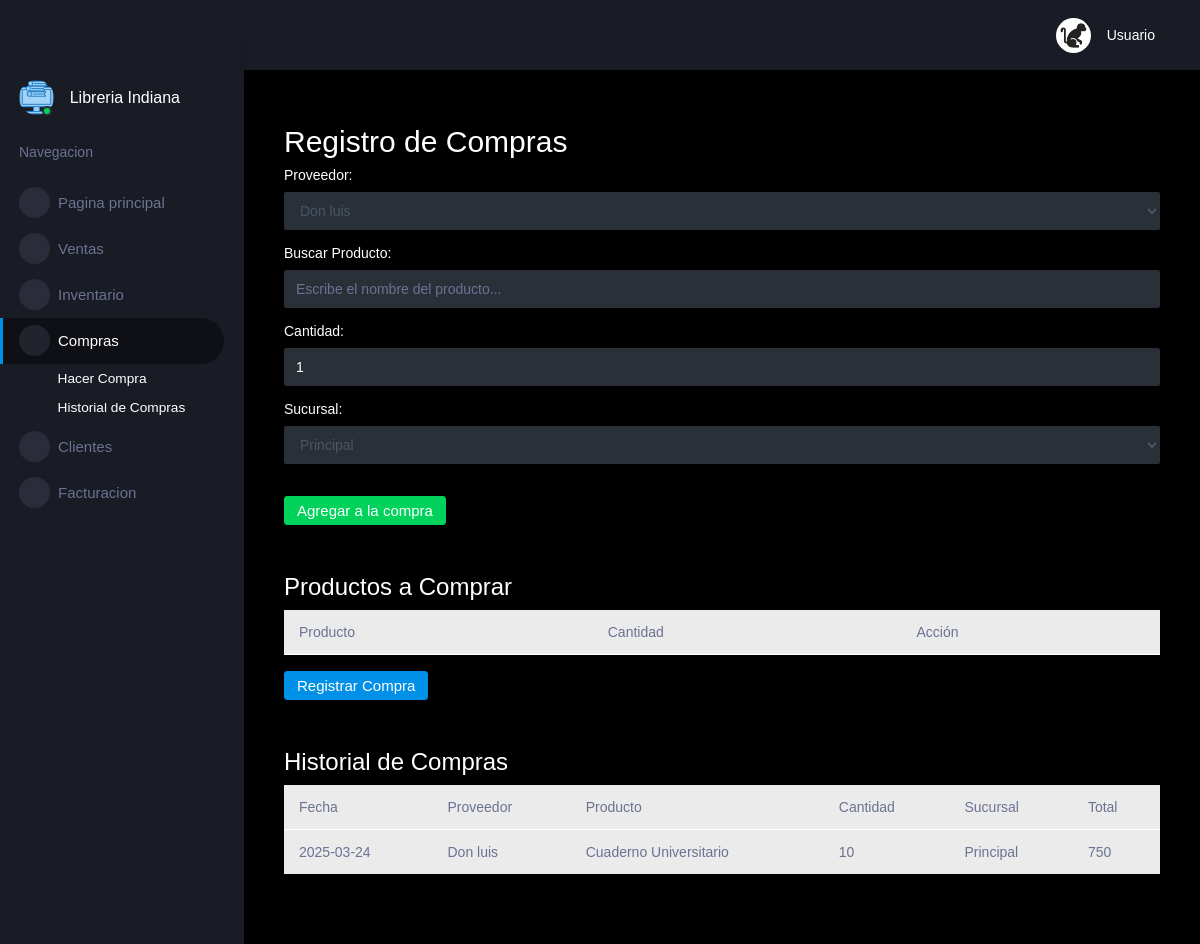
Before: /compras with the older database file.
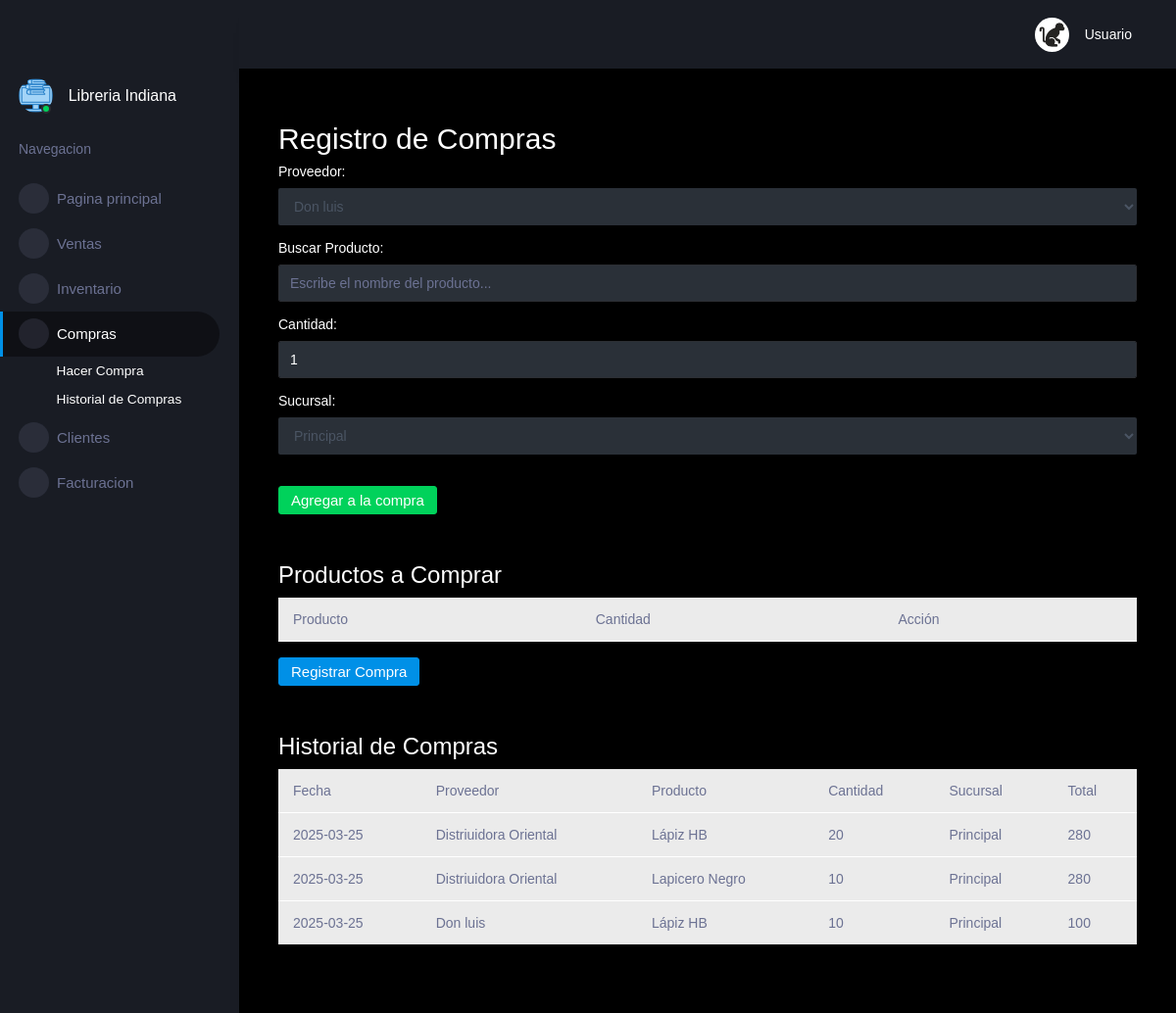
After: the same page with the newer database file.
### tables this page shows
CREATE TABLE Detalle_Compra (
    IDDetalleCompra INTEGER PRIMARY KEY AUTOINCREMENT,
    IDCompra INTEGER,
    IDProducto INTEGER,
    IDProveedor INTEGER,
    IDSucursal INTEGER,
    Cantidad DECIMAL,
    Subtotal DECIMAL,
    FOREIGN KEY (IDCompra) REFERENCES Compra(IDCompra),
    FOREIGN KEY (IDProducto) REFERENCES Producto(IDProducto),
    FOREIGN KEY (IDProveedor) REFERENCES Proveedor(IDProveedor),
    FOREIGN KEY (IDSucursal) REFERENCES Sucursal(IDSucursal)
);

CREATE TABLE Compra (
    IDCompra INTEGER PRIMARY KEY AUTOINCREMENT,
    Fecha DATETIME,
    Total DECIMAL NOT NULL
);

CREATE TABLE Proveedor (
    IDProveedor INTEGER PRIMARY KEY AUTOINCREMENT,
    Nombre TEXT NOT NULL,
    Telefono TEXT,
    Email TEXT,
    DireccionCompleta TEXT
);

CREATE TABLE Producto (
    IDProducto INTEGER PRIMARY KEY AUTOINCREMENT,
    IDCategoria INTEGER,
    Nombre TEXT NOT NULL,
    Descripcion TEXT,
    Precio DECIMAL,
    ImagenURL TEXT, -- Campo agregado para la URL de la imagen
    FOREIGN KEY (IDCategoria) REFERENCES Categoria(IDCategoria)
);

CREATE TABLE Sucursal (
    IDSucursal INTEGER PRIMARY KEY AUTOINCREMENT,
    Nombre TEXT NOT NULL,
    Direccion TEXT,
    Telefono TEXT
);

### app.py (the view)
@app.route("/compras", methods=["GET", "POST"])
def compras():
    db = get_db_connection()  # Usamos get_db_connection() para obtener la conexión
    if request.method == "POST":
        data = request.get_json()  # Esto obtiene los datos como JSON
        proveedor_id = data.get("proveedor")  # Extrae el ID del proveedor
        productos = data.get("productos")  # Extrae la lista de productos
        sucursal_id = data.get("sucursal")  # Obtener el ID de la sucursal desde el formulario
        if not productos:
            return jsonify({"message": "No se han agregado productos a la compra."}), 400
        try:
            db.execute('BEGIN')  # Comienza una transacción explícita
            fecha_actual = datetime.now().strftime("%Y-%m-%d")
            total_compra = 0
            for producto in productos:
                cursor = db.cursor()
                cursor.execute("SELECT Precio FROM Producto WHERE IDProducto = ?", (producto['IDProducto'],))
                producto_data = cursor.fetchone()
                if not producto_data:
                    db.execute('ROLLBACK')  # Si no se encuentra un producto, revertir transacción
                    return jsonify({"message": f"Producto con ID {producto['IDProducto']} no encontrado."}), 404
                precio = producto_data[0]
                subtotal = precio * int(producto['Cantidad'])
                total_compra += subtotal
            cursor.execute("INSERT INTO Compra (Fecha, Total) VALUES (?, ?)", (fecha_actual, total_compra))
            db.commit()
            cursor.execute("SELECT last_insert_rowid()")
            compra_id = cursor.lastrowid  # Obtiene el último ID insertado de manera más segura
            for producto in productos:
                cursor.execute(
                    "INSERT INTO Detalle_Compra (IDCompra, IDProducto, IDProveedor, IDSucursal, Cantidad, Subtotal) VALUES (?, ?, ?, ?, ?, ?)",
                    (compra_id, producto['IDProducto'], proveedor_id, sucursal_id, producto['Cantidad'], subtotal)
                )
                cursor.execute("SELECT Cantidad FROM Stock_Sucursal WHERE IDProducto = ?", (producto['IDProducto'],))
                stock_existente = cursor.fetchone()
                if stock_existente:
                    cursor.execute("UPDATE Stock_Sucursal SET Cantidad = Cantidad + ? WHERE IDProducto = ?",
                                   (producto['Cantidad'], producto['IDProducto']))
                else:
                    cursor.execute("INSERT INTO Stock_Sucursal (IDSucursal,IDProducto, Cantidad) VALUES (?, ?, ?)",
                                   (sucursal_id, producto['IDProducto'], producto['Cantidad']))
            db.commit()
            return jsonify({"message": "Compra registrada con éxito."}), 200
        except Exception as e:
            db.execute('ROLLBACK')  # Revertir la transacción si hubo un error
            return jsonify({"message": f"Error al registrar la compra: {str(e)}"}), 500
    else:
        proveedores = db.execute("SELECT * FROM Proveedor").fetchall()
        productos = db.execute("SELECT * FROM Producto").fetchall()
        sucursales = db.execute("SELECT IDSucursal, Nombre FROM Sucursal").fetchall()
        compras_realizadas = db.execute("""
            SELECT c.IDCompra, c.Fecha, c.Total, p.Nombre AS Producto, pr.Nombre AS Proveedor, d.Cantidad, s.Nombre AS Sucursal
            FROM Compra c
            JOIN Detalle_Compra d ON c.IDCompra = d.IDCompra
            JOIN Producto p ON d.IDProducto = p.IDProducto
            JOIN Proveedor pr ON d.IDProveedor = pr.IDProveedor
            JOIN Sucursal s ON d.IDSucursal = s.IDSucursal

        """).fetchall()
        return render_template(
            "compras.html",
            proveedores=proveedores,
            productos=productos,
            sucursales=sucursales,
            compras_realizadas=compras_realizadas
        )

### app.py (called while the page is built)
def get_db_connection():
    conn = sqlite3.connect(database_path)
    conn.row_factory = sqlite3.Row
    return conn

@app.after_request
def add_header(response):
    response.headers["Cache-Control"] = "no-cache, no-store, must-revalidate"
    response.headers["Pragma"] = "no-cache"
    response.headers["Expires"] = "0"
    return response

### templates/compras.html (shortened to what this page needs)
{% extends "layout.html" %} {% block title %}Compras{% endblock %} {% block main
%}
<div class="container">
    <h2 class="mt-4">Registro de Compras</h2>
    <form id="compraForm" method="POST">
        <div class="form-group">
            <label for="proveedor">Proveedor:</label>
            <select name="proveedor" id="proveedor" class="form-control" required>
                {% for proveedor in proveedores %}
                <option value="{{ proveedor.IDProveedor }}">
                    {{ proveedor.Nombre }}
                </option>
                {% endfor %}
            </select>
        </div>
        <div class="form-group">
            <label for="buscarProducto">Buscar Producto:</label>
            <input type="text" id="buscarProducto" class="form-control"
                placeholder="Escribe el nombre del producto..." />
        </div>
        <div class="form-group">
            <label for="cantidad">Cantidad:</label>
            <input type="number" id="cantidad" class="form-control" min="1" value="1" />
        </div>
        <div class="form-group">
            <label for="sucursal">Sucursal:</label>
            <select name="sucursal" id="sucursal" class="form-control" required>>
                {% for sucursal in sucursales %}
                <option value="{{ sucursal.IDSucursal }}">{{ sucursal.Nombre }}</option>
                {% endfor %}
            </select>
        </div>
        <button type="button" id="agregarProducto" class="btn btn-success mt-3">
            Agregar a la compra
        </button>
    </form>
    <h3 class="mt-5">Productos a Comprar</h3>
    <table class="table table-hover table-light">
        <thead>
            <tr>
                <th>Producto</th>
                <th>Cantidad</th>
                <th>Acción</th>
            </tr>
        </thead>
    </table>
    <button type="button" id="registrarCompra" class="btn btn-primary mt-3">
        Registrar Compra
    </button>
    <h3 class="mt-5">Historial de Compras</h3>
    <table class="table table-hover table-light">
        <thead>
            <tr>
                <th>Fecha</th>
                <th>Proveedor</th>
                <th>Producto</th>
                <th>Cantidad</th>
                <th>Sucursal</th>
                <th>Total</th>
            </tr>
        </thead>
        <tbody>
            {% for compra in compras_realizadas %}
            <tr>
                <td>{{ compra.Fecha }}</td>
                <td>{{ compra.Proveedor }}</td>
                <td>{{ compra.Producto }}</td>
                <td>{{ compra.Cantidad }}</td>
                <td>{{ compra.Sucursal }}</td>
                <td>{{ compra.Total }}</td>
            </tr>
            {% endfor %}
        </tbody>
    </table>
</div>
{% endblock %}

### templates/layout.html (shortened to what this page needs)
<!DOCTYPE html>
<html lang="en">
<head>
  <link rel="stylesheet" href="../static/vendors/mdi/css/materialdesignicons.min.css">
  <link rel="stylesheet" href="../static/vendors/css/vendor.bundle.base.css">
  <link rel="stylesheet" href="../static/vendors/jvectormap/jquery-jvectormap.css">
  <link rel="stylesheet" href="../static/vendors/flag-icon-css/css/flag-icon.min.css">
  <link rel="stylesheet" href="../static/vendors/owl-carousel-2/owl.carousel.min.css">
  <link rel="stylesheet" href="../static/vendors/owl-carousel-2/owl.theme.default.min.css">
  <link rel="stylesheet" href="../static/css/style.css">
</head>
<body>
  <div class="container-scroller">
    <nav class="sidebar sidebar-offcanvas" id="sidebar">
      <ul class="nav">
        <li class="nav-item profile">
          <div class="profile-desc">
            <div class="profile-pic">
              <div class="count-indicator">
                <img class="img-xs rounded-circle " src="../static/images/library.png" alt="">
                <span class="count bg-success"></span>
              </div>
              <div class="profile-name">
                <h5 class="mb-0 font-weight-normal">Libreria Indiana</h5>
              </div>
            </div>
            <a href="#" id="profile-dropdown" data-toggle="dropdown"><i class="mdi mdi-dots-vertical"></i></a>
          </div>
        </li>
        <li class="nav-item nav-category">
          <span class="nav-link">Navegacion</span>
        </li>
        <li class="nav-item menu-items">
          <a class="nav-link" href="{{ url_for('index') }}">
            <span class="menu-icon">
              <i class="mdi mdi-speedometer"></i>
            </span>
            <span class="menu-title">Pagina principal</span>
          </a>
        </li>
        <li class="nav-item menu-items">
          <a class="nav-link" data-toggle="collapse" href="#ui-basic" aria-expanded="false" aria-controls="ui-basic">
            <span class="menu-icon">
              <i class="mdi mdi-laptop"></i>
            </span>
            <span class="menu-title">Ventas</span>
            <i class="menu-arrow"></i>
          </a>
        </li>
        <li class="nav-item menu-items">
          <a class="nav-link" href="pages/tables/basic-table.html">
            <span class="menu-icon">
              <i class="mdi mdi-table-large"></i>
            </span>
            <span class="menu-title">Inventario</span>
          </a>
        </li>
        <li class="nav-item menu-items">
          <a class="nav-link" data-toggle="collapse" href="#ui-basic-compras" aria-expanded="false" aria-controls="ui-basic-compras">
            <span class="menu-icon">
              <i class="mdi mdi-cart"></i>
            </span>
            <span class="menu-title">Compras</span>
            <i class="menu-arrow"></i>
          </a>
          <div class="collapse" id="ui-basic-compras">
            <ul class="nav flex-column sub-menu">
              <li class="nav-item"> <a class="nav-link" href="{{ url_for('compras') }}">Hacer Compra</a></li>
              <li class="nav-item"> <a class="nav-link" href="{{ url_for('compras') }}">Historial de Compras</a></li>
            </ul>
          </div>
        </li>
        <li class="nav-item menu-items">
          <a class="nav-link" href="pages/icons/mdi.html">
            <span class="menu-icon">
              <i class="mdi mdi-contacts"></i>
            </span>
            <span class="menu-title">Clientes</span>
          </a>
        </li>
        <li class="nav-item menu-items">
          <a class="nav-link"
            href="http://www.bootstrapdash.com/demo/corona-free/jquery/documentation/documentation.html">
            <span class="menu-icon">
              <i class="mdi mdi-file-document-box"></i>
            </span>
            <span class="menu-title">Facturacion</span>
          </a>
        </li>
      </ul>
    </nav>
    <div class="container-fluid page-body-wrapper">
      <nav class="navbar p-0 fixed-top d-flex flex-row">
        <div class="navbar-menu-wrapper flex-grow d-flex align-items-stretch">
          <button class="navbar-toggler navbar-toggler align-self-center" type="button" data-toggle="minimize">
            <span class="mdi mdi-menu"></span>
          </button>
          <ul class="navbar-nav navbar-nav-right">
            <li class="nav-item dropdown">
              <a class="nav-link" id="profileDropdown" href="#" data-toggle="dropdown">
                <div class="navbar-profile">
                  <img class="img-xs rounded-circle" src="../static/images/masaya.jpg" alt="">
                  <p class="mb-0 d-none d-sm-block navbar-profile-name">Usuario</p>
                  <i class="mdi mdi-menu-down d-none d-sm-block"></i>
                </div>
              </a>
            </li>
          </ul>
        </div>
      </nav>
      <div class="main-panel">
        <div class="content-wrapper">
          {% block main %} {% endblock %}
        </div>
        <footer class="footer">
        </footer>
      </div>
    </div>
  </div>
</body>
</html>

Changed rows visible on the page:
removed Detalle_Compra: Fecha "2025-03-24", Proveedor "Don luis", Producto "Cuaderno Universitario", Cantidad "10", Sucursal "Principal", Total "750"
added Detalle_Compra: Fecha "2025-03-25", Proveedor "Distriuidora Oriental", Producto "Lápiz HB", Cantidad "20", Sucursal "Principal", Total "280"
added Detalle_Compra: Fecha "2025-03-25", Proveedor "Distriuidora Oriental", Producto "Lapicero Negro", Cantidad "10", Sucursal "Principal", Total "280"
added Detalle_Compra: Fecha "2025-03-25", Proveedor "Don luis", Producto "Lápiz HB", Cantidad "10", Sucursal "Principal", Total "100"
